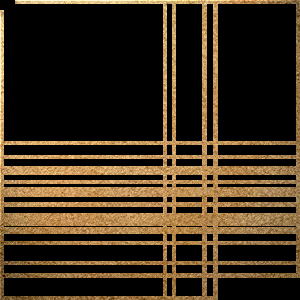
#> input picture minimap/extract_borders.bmp, 300 x 300 px, given in place of 06.bmp, which was not available; the run also reads 2 pictures not shown here
$ python filters.py   (older library calls are emulated)
#> lines starting #> are read from the running program, lines starting #| are printed output that depends on the picture; after the words box and inside, x2 and y2 are one past the last pixel; in counts of white or black regions, pixels touching at a corner belong together; pictures that were not available may be replaced by others from this repository, and a replacement may not be noted
import cv2
import numpy as np
from matplotlib import pyplot as plt


def luminance_noise(_image, scale=30):
    # Convert the image from BGR to Lab
    image_lab = cv2.cvtColor(_image, cv2.COLOR_BGR2Lab)

    # Extract L, a, and b channels
    L = image_lab[:, :, 0].astype(float)
    a = image_lab[:, :, 1].astype(float)
    b = image_lab[:, :, 2].astype(float)

    # Apply noise on L
    np.random.seed(42)
    L = np.clip(L+np.random.normal(scale=scale, size=L.shape), 0, 255)

    # Rebuild Lab image
    rop = np.zeros(_image.shape, dtype=np.uint8)
    rop[:, :, 0] = L
    rop[:, :, 1] = a
    rop[:, :, 2] = b

    return cv2.cvtColor(rop, cv2.COLOR_Lab2BGR)


def mean_curvature_blur(_image, sigma=0.7, alpha=0.2):
    """
    Apply Mean Curvature Blur filter to the image using OpenCV.

    Parameters:
        _image (numpy.ndarray): Input image (grayscale or color).
        sigma (float): Standard deviation for Gaussian smoothing.
        alpha (float): Weighting factor for the curvature term.
    Returns:
        numpy.ndarray: Blurred image.
    """
    img = _image.astype(np.float32)
    laplacian_image = cv2.Laplacian(img, cv2.CV_32F)

    # update the image with the mean curvature term
    img -= alpha * laplacian_image

    # apply gaussian smoothing
    smoothed_image = cv2.GaussianBlur(img, (0, 0), sigmaX=sigma)

    return np.clip(smoothed_image, 0, 255).astype(np.uint8)


def add_frame(_image, offset=4, bf=3.90, gf=5.60, rf=1.85):
    rop = _image.copy()
    h, w, _ = rop.shape

    for i in range(offset, h-offset):  # y
        rop[i, offset] = rop[i, offset] / [bf, gf, rf]
        rop[i, w-offset-1] = rop[i, w-offset-1] / [bf, gf, rf]
    for j in range(offset+1, w-offset-1):  # x
        rop[offset, j] = rop[offset, j] / [bf, gf, rf]
        rop[h-offset-1, j] = rop[h-offset-1, j] / [bf, gf, rf]
    return rop


def add_corner(_image):
    corner = cv2.imread("sprites/corner.png", cv2.IMREAD_UNCHANGED)  # with alpha

    return copy_image(_image, corner, 0, 0)


def add_gray_map(_minimap_image, _gray_map_image):
    assert _minimap_image.shape[0] == _gray_map_image.shape[0] + 10
    assert _minimap_image.shape[1] == _gray_map_image.shape[1] + 10
    _gray_mask = _gray_map_image.astype(float) / 255

    # add gradient to the edge
    h, w = _gray_mask.shape
    p = [3.8, 2.9, 2.2, 1.7, 1.4, 1.2, 1.1]
    for offset in range(len(p)):
        for i in range(offset, h - offset):  # y
            _gray_mask[i, offset] = 1-(1-_gray_mask[i, offset]) / p[offset]
            _gray_mask[i, w - offset - 1] = 1-(1-_gray_mask[i, w - offset - 1]) / p[offset]
        for j in range(offset + 1, w - offset - 1):  # x
            _gray_mask[offset, j] = 1-(1-_gray_mask[offset, j]) / p[offset]
            _gray_mask[h - offset - 1, j] = 1-(1-_gray_mask[h - offset - 1, j]) / p[offset]


    rop = _minimap_image.copy()
    roi = rop[5:-5, 5:-5]
    b = roi[:, :, 0].astype(float)/255
    g = roi[:, :, 1].astype(float)/255
    r = roi[:, :, 2].astype(float)/255

    G = 1.05
    roi[:, :, 0] = (b * _gray_mask**(G*1.25)) * 255
    roi[:, :, 1] = (g * _gray_mask**(G*0.95)) * 255
    roi[:, :, 2] = (r * _gray_mask**(G*0.75)) * 255

    return rop


def copy_image(_image1, _image2, i, j):
    rop = _image1.copy()
    src_height, src_width = _image2.shape[:2]

    if i + src_height <= rop.shape[0] and j + src_width <= rop.shape[1]:
        if _image2.shape[2] == 4:  # with alpha
            src_rgb = _image2[:, :, :3]
            alpha = _image2[:, :, 3] / 255.0

            # get region of interest (as pointer)
            roi = rop[i:i + src_height, j:j + src_width]

            for c in range(3):  # for each channel (RGB)
                roi[:, :, c] = alpha * src_rgb[:, :, c] + (1 - alpha) * roi[:, :, c]
        else:  # without alpha
            rop[i:i + src_height, j:j + src_width] = _image2

        return rop
    else:
        raise Exception("The copied image is outside the source image")


def sharpen(_image, r1_f, r2_f):

    sharpen_kernel = np.array([[ 0, 0, 0, 0, 0],
                               [ 0, 0, 0, 0, 0],
                               [ 0, 0, 1, 0, 0],
                               [ 0, 0, 0, 0, 0],
                               [ 0, 0, 0, 0, 0]]).astype(np.float64) + \
                     np.array([[ 0, 0, 0, 0, 0],
                               [ 0, 0,-1, 0, 0],
                               [ 0,-1, 4,-1, 0],
                               [ 0, 0,-1, 0, 0],
                               [ 0, 0, 0, 0, 0]]).astype(np.float64) * r1_f + \
                     np.array([[ 0, 0,-1, 0, 0],
                               [ 0,-1, 0,-1, 0],
                               [-1, 0, 8, 0,-1],
                               [ 0,-1, 0,-1, 0],
                               [ 0, 0,-1, 0, 0]]).astype(np.float64) * r2_f


    _image_hsv = cv2.cvtColor(_image, cv2.COLOR_BGR2HSV)
    v = _image_hsv[:, :, 2]
    sharp_v = cv2.filter2D(v, -1, sharpen_kernel)
    _image_hsv[:, :, 2] = sharp_v
    return cv2.cvtColor(_image_hsv, cv2.COLOR_HSV2BGR)


def gray_n(_image, fm=None):
    # _gray = cv2.cvtColor(_image, cv2.COLOR_BGR2HLS)[:, :, 1].astype(np.float64)/255.  # Luminance
    _gray = cv2.cvtColor(_image, cv2.COLOR_BGR2HSV)[:, :, 2].astype(np.float64)/255.  # Value

    if fm is None or fm == []:
        rop = _gray
        poly = lambda x: x
    else:
        n = len(fm)
        mean = np.mean(_gray.reshape(-1))

        x = np.linspace(0,1, n+2)
        y = np.concatenate(([0], (0.5 - mean)/10*np.array(fm) + x[1:-1], [1]))

        poly = np.poly1d(np.polyfit(x, y, n+1))
        rop = poly(_gray)
    return np.clip(rop * 255, 0, 255).astype(np.uint8), poly, _gray.reshape(-1)


# for i in range(25):
i = 6
map_image = cv2.imread(f"../extracted/maps/{i:02}.bmp")
#> map_image is the input picture: shape (300, 300, 3); mean B, G, R 27, 44.5, 57.9
minimap_max_side_length = 300
map_max_side_length = max(map_image.shape[0], map_image.shape[1])
#> map_max_side_length = 300
f = (minimap_max_side_length-10)/map_max_side_length
#> f = 0.967
resized_map = cv2.resize(map_image, (int(map_image.shape[1]*f), int(map_image.shape[0]*f)), interpolation=cv2.INTER_AREA)
resized_map = sharpen(resized_map, 0.2, 0.1)
#> in sharpen, `_image_hsv = cv2.cvtColor(_image, cv2.COLOR_BGR2HSV)`: _image_hsv: shape (290, 290, 3); mean H, S, V 6.3, 50.6, 57.9
#> in sharpen, `_image_hsv[:, :, 2] = sharp_v`: _image_hsv: shape (290, 290, 3); mean H, S, V 6.3, 50.6, 63.7
#> in sharpen, `return cv2.cvtColor(_image_hsv, cv2.COLOR_HSV2BGR)`:
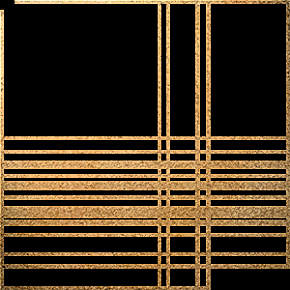
#> returned value: shape (290, 290, 3); mean B, G, R 29.6, 48.9, 63.7
resized_gray_map, poly, lum = gray_n(resized_map, fm=[1.5, 4, 5, 3])
#> in gray_n, `mean = np.mean(_gray.reshape(-1))`: mean = 0.25
#> in gray_n, `y = np.concatenate(([0], (0.5 - mean)/10*np.array(fm) + x[1:-1], [1]))`: y = [0, 0.238, 0.5, 0.725, 0.875, 1]

h, w = resized_gray_map.shape
#> h = 290; w = 290
h += 10
#> h = 300
w += 10
#> w = 300

minimap = cv2.imread("sprites/gradient.png")
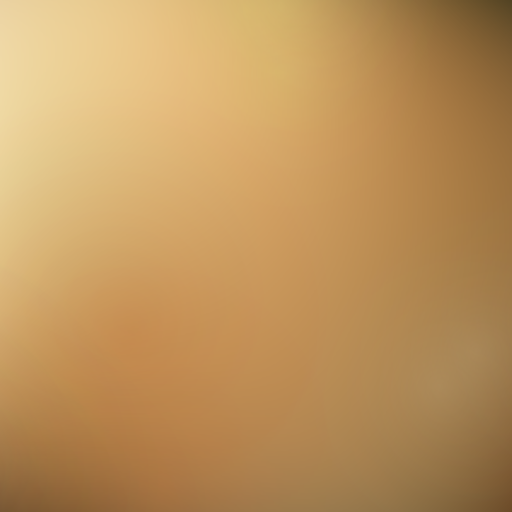
#> input picture minimap/sprites/gradient.png, 1024 x 1024 px (shown at 1/2 size)
#> minimap is the input picture: shape (1024, 1024, 3); mean B, G, R 92.3, 148.6, 190.7
minimap = luminance_noise(minimap)
#> in luminance_noise, `image_lab = cv2.cvtColor(_image, cv2.COLOR_BGR2Lab)`: image_lab: shape (1024, 1024, 3); mean of channels 0, 1, 2 163.8, 137.1, 163.7
#> in luminance_noise, `rop[:, :, 0] = L`: rop: shape (1024, 1024, 3); mean of channels 0, 1, 2 163.1, 0, 0
#> in luminance_noise, `rop[:, :, 1] = a`: rop: shape (1024, 1024, 3); mean of channels 0, 1, 2 163.1, 137.1, 0
#> in luminance_noise, `rop[:, :, 2] = b`: rop: shape (1024, 1024, 3); mean of channels 0, 1, 2 163.1, 137.1, 163.7
c = max(h, w)
#> c = 300
minimap = cv2.resize(minimap, (c, c), interpolation=cv2.INTER_CUBIC)
#> minimap: shape (300, 300, 3)
minimap = minimap[:h, :w]  # crop
minimap = mean_curvature_blur(minimap)
minimap = luminance_noise(minimap, scale=8)
#> in luminance_noise (call 2), `image_lab = cv2.cvtColor(_image, cv2.COLOR_BGR2Lab)`: image_lab: shape (300, 300, 3); mean of channels 0, 1, 2 162.8, 136.5, 163.5
#> in luminance_noise (call 2), `rop[:, :, 0] = L`: rop: shape (300, 300, 3); mean of channels 0, 1, 2 162.3, 0, 0
#> in luminance_noise (call 2), `rop[:, :, 1] = a`: rop: shape (300, 300, 3); mean of channels 0, 1, 2 162.3, 136.5, 0
#> in luminance_noise (call 2), `rop[:, :, 2] = b`: rop: shape (300, 300, 3); mean of channels 0, 1, 2 162.3, 136.5, 163.5
minimap = add_frame(minimap)
#> after the loop in add_frame, `for i in range(offset, h-offset):`:
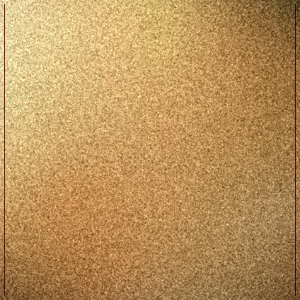
#> rop: shape (300, 300, 3); mean B, G, R 90.9, 147, 187.8
#> after the loop in add_frame, `for j in range(offset+1, w-offset-1):`:
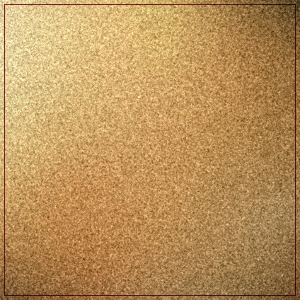
#> rop: shape (300, 300, 3); 0.64% of pixels changed, all inside (x1, y1, x2, y2) = (5, 4, 295, 296)
minimap = add_gray_map(minimap, resized_gray_map)
#> after the loop in add_gray_map, `for offset in range(len(p)):`:
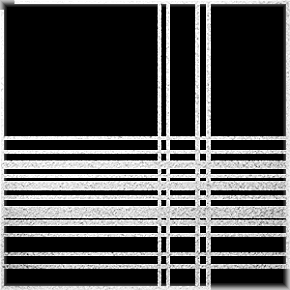
#> _gray_mask: shape (290, 290) float64; min 0, max 0.999, mean 0.286
#> in add_gray_map, `roi[:, :, 1] = (g * _gray_mask**(G*0.95)) * 255`:
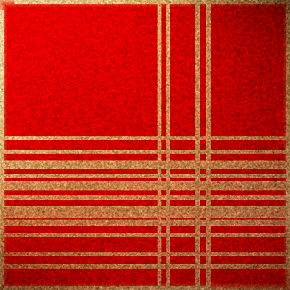
#> roi: shape (290, 290, 3); mean B, G, R 23.2, 40.4, 189.5
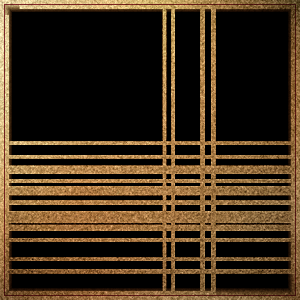
#> minimap: shape (300, 300, 3); mean B, G, R 26.6, 45.3, 61.4
minimap = add_corner(minimap)

cv2.imwrite(f"rebuilt/ign_{i:02}.png", minimap)
original_minimap = cv2.imread(f"../extracted/minimaps/{i:02}.bmp")
compare = np.hstack([original_minimap[:h,:w], minimap])
cv2.imwrite(f"compare/ign_{i:02}.png", compare)

# Output graph
step = 0.01
bins = np.arange(0, 1+step, step)
hist, edges = np.histogram(lum, bins=bins)
#> hist = 100 values, max 56518 at index 0, min 11 at index 4, mean 841; edges = 101 values from 0 to 1
hist = hist/max(hist)
#> hist = 100 values, max 1 at index 0, min 0.000195 at index 4, mean 0.0149

x_plot = np.linspace(0, 1, 100)
y_plot = np.clip(poly(x_plot), 0, 1)
#> y_plot = 100 values from 0 to 1

plt.bar(edges[:-1], hist, width=step, alpha=0.5)
plt.plot([0,1], [0,1], color="gray")
plt.plot(x_plot, y_plot, color="red")
plt.grid(True)
plt.show()
